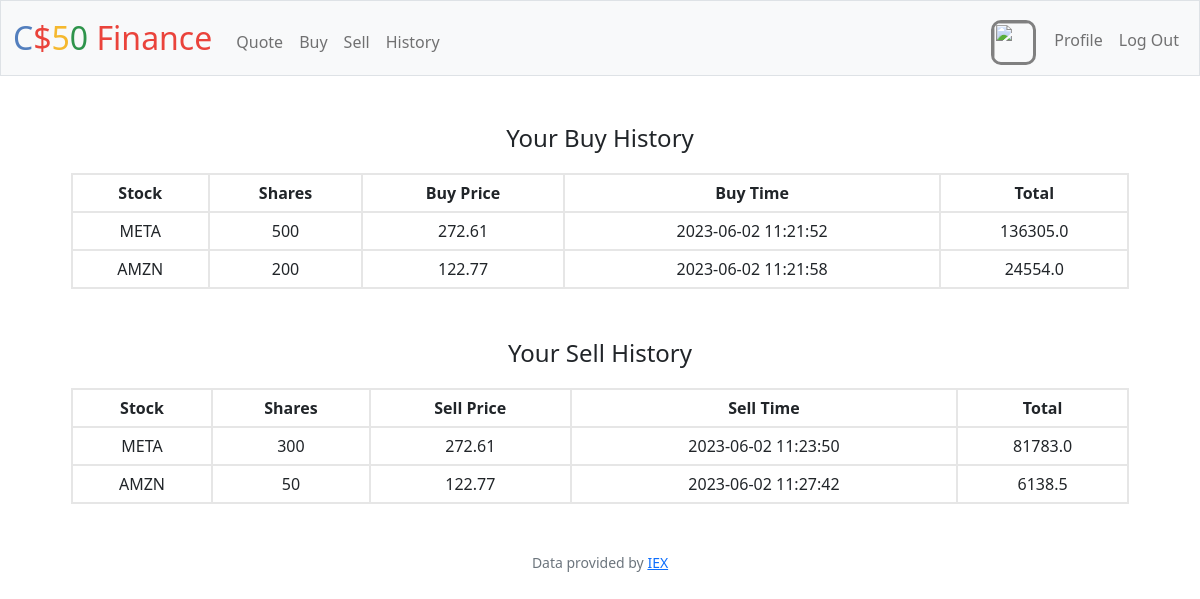
The app's page /history (signed in) with its own data.
### tables this page shows
CREATE TABLE 'inventory' (
id INTEGER PRIMARY KEY AUTOINCREMENT NOT NULL,
user_id INTEGER NOT NULL,
symbol TEXT NOT NULL,
shares INTEGER DEFAULT 0,
buy_price NUMERIC,
buy_time TIMESTAMP,
sell_price NUMERIC,
sell_time TIMESTAMP,
FOREIGN KEY (user_id) REFERENCES users (id)
);

### app.py (the view)
@app.route("/history")
@login_required
def history():
    user_id = session["user_id"]
    buy_overview_dict = db.execute("SELECT symbol, shares, buy_price, buy_time FROM inventory WHERE user_id = ? AND sell_price IS NULL", user_id)
    sell_overview_dict = db.execute("SELECT symbol, shares, sell_price, sell_time FROM inventory WHERE user_id = ? AND buy_price IS NULL", user_id)
    return render_template("history.html", buy_overview_dict=buy_overview_dict, sell_overview_dict=sell_overview_dict)

### app.py (called while the page is built)
@app.after_request
def after_request(response):
    response.headers["Cache-Control"] = "no-cache, no-store, must-revalidate"
    response.headers["Expires"] = 0
    response.headers["Pragma"] = "no-cache"
    return response

### helpers.py (called while the page is built)
def login_required(f):
    @wraps(f)
    def decorated_function(*args, **kwargs):
        if session.get("user_id") is None:
            return redirect("/login")
        return f(*args, **kwargs)
    return decorated_function

### templates/history.html (shortened to what this page needs)
{% extends "layout.html" %}
{% block main %}
    <table class="overview">
        <h1 style="font-size:24px; margin-bottom:20px">Your Buy History</h1>
        <tr>
            <th>Stock</th>
            <th>Shares</th>
            <th>Buy Price</th>
            <th>Buy Time</th>
            <th>Total</th>
        </tr>
        {% for items in buy_overview_dict %}
            <tr>
                <td>{{ items.symbol }}</td>
                <td>{{ items.shares }}</td>
                <td>{{ items.buy_price }}</td>
                <td>{{ items.buy_time }}</td>
                <td>{{ items.shares*items.buy_price }}</td>
            </tr>
        {% endfor %}
    </table>
    <table class="overview">
        <h1 style="font-size:24px; margin-bottom:20px; margin-top:50px">Your Sell History</h1>
        <tr>
            <th>Stock</th>
            <th>Shares</th>
            <th>Sell Price</th>
            <th>Sell Time</th>
            <th>Total</th>
        </tr>
        {% for items in sell_overview_dict %}
            <tr>
                <td>{{ items.symbol }}</td>
                <td>{{ items.shares }}</td>
                <td>{{ items.sell_price }}</td>
                <td>{{ items.sell_time }}</td>
                <td>{{ items.shares*items.sell_price }}</td>
            </tr>
        {% endfor %}
    </table>
{% endblock %}

### templates/layout.html (shortened to what this page needs)
<!DOCTYPE html>
<html lang="en">
    <head>
        <link href="https://cdn.jsdelivr.net/npm/bootstrap@5.1.3/dist/css/bootstrap.min.css" rel="stylesheet">
        <link href="/static/styles.css" rel="stylesheet">
    </head>
    <body>
        <nav class="bg-light border navbar navbar-expand-md navbar-light">
            <div class="container-fluid">
                <a class="navbar-brand" href="/"><span class="blue">C</span><span class="red">$</span><span class="yellow">5</span><span class="green">0</span> <span class="red">Finance</span></a>
                <div class="collapse navbar-collapse" id="navbar">
                    {% if session["user_id"] %}
                        <ul class="navbar-nav me-auto mt-2">
                            <li class="nav-item"><a class="nav-link" href="/quote">Quote</a></li>
                            <li class="nav-item"><a class="nav-link" href="/buy">Buy</a></li>
                            <li class="nav-item"><a class="nav-link" href="/sell">Sell</a></li>
                            <li class="nav-item"><a class="nav-link" href="/history">History</a></li>
                        </ul>
                        <ul class="navbar-nav ms-auto mt-2">
                            <li class="nav-item"><img id="profile_pic_nav" class="img-fluid" src="/static/potato.png" style="height:45px; width:45px; margin-right:10px; border:solid grey 3px; border-radius: 10px;"></li>
                            <li class="nav-item"><a class="nav-link" href="/profile">Profile</a></li>
                            <li class="nav-item"><a class="nav-link" href="/logout">Log Out</a></li>
                        </ul>
                    {% else %}
                        <ul class="navbar-nav ms-auto mt-2">
                            <li class="nav-item"><a class="nav-link" href="/register">Register</a></li>
                            <li class="nav-item"><a class="nav-link" href="/login">Log In</a></li>
                        </ul>
                    {% endif %}
                </div>
            </div>
        </nav>
        <main class="container-fluid py-5 text-center">
            {% block main %}{% endblock %}
        </main>
        <footer class="mb-5 small text-center text-muted">
            Data provided by <a href="https://iexcloud.io/">IEX</a>
        </footer>
    </body>
</html>

### static/styles.css (style rules this page uses)
nav .navbar-brand { font-size: xx-large; }
nav .navbar-brand .blue { color: #537fbe; }
nav .navbar-brand .red { color: #ea433b; }
nav .navbar-brand .yellow { color: #f5b82e; }
nav .navbar-brand .green { color: #2e944b; }
.overview { text-align:center; width:90%; margin-left:auto; margin-right:auto; border-collapse: collapse; }
table, th, td { border: 2px solid #e6e6e6; padding: 6px; }

### records on screen
inventory: symbol "META", shares "500", buy_price "272.61", buy_time "2023-06-02 11:21:52", items.shares*items.buy_price "136305.0"
inventory: symbol "AMZN", shares "200", buy_price "122.77", buy_time "2023-06-02 11:21:58", items.shares*items.buy_price "24554.0"
inventory: symbol "META", shares "300", sell_price "272.61", sell_time "2023-06-02 11:23:50", items.shares*items.sell_price "81783.0"
inventory: symbol "AMZN", shares "50", sell_price "122.77", sell_time "2023-06-02 11:27:42", items.shares*items.sell_price "6138.5"
